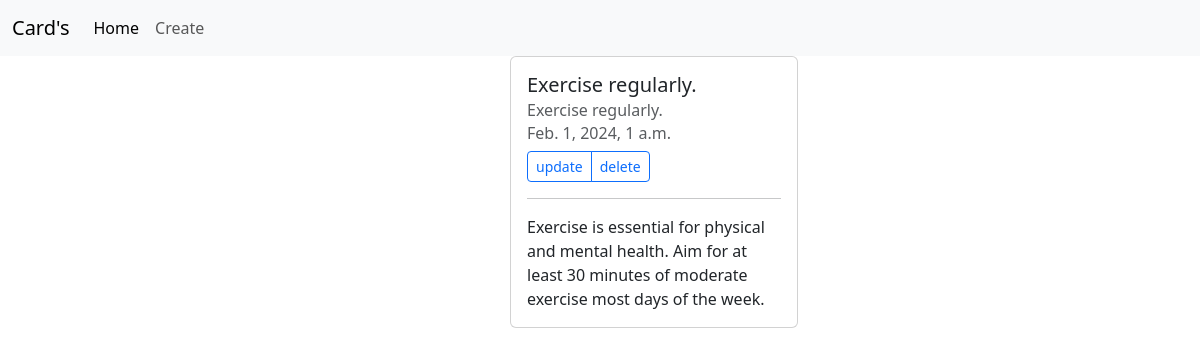
Page /23/post/ on the committed database.
### blog/models.py (models this page shows, shortened)
class Post(models.Model):
    author = models.CharField(max_length=50)
    title = models.CharField(max_length=250, null=True)
    content = models.TextField(null = True)
    publish = models.DateTimeField(auto_now_add=True)
    class Meta:
        ordering = ['-publish']

### blog/views.py (the view)
# urls.py: path('<int:pk>/post/', DetailPostView.as_view(), name="detail"),
class DetailPostView(DetailView):
    model = Post
    template_name = "posts/detail_post.html"

### templates/posts/detail_post.html
{% extends "base.html" %}
{% block content %}
<div class="row">
    <div class="col-5 offset-5">
        <div class="card" style="width: 18rem;">
            <div class="card-body">
            <h5 class="card-title">{{post.title}}</h5>
            <h6 class="card-subtitle mb-2 text-body-secondary">{{post.title}}</h6>
            <h6 class="card-subtitle mb-2 text-body-secondary">{{post.publish}}</h6>
            <div class="btn-group btn-group-sm" role="group" aria-label="Small button group">
                <a type="button" class="btn btn-outline-primary" href="{% url "update" post.pk %}">update</a>
                <a type="button" class="btn btn-outline-primary" href="{% url "delete" post.pk %}">delete</a>
              </div>
            <hr>
            <p class="card-text">{{ post.content }}</p>
            </div>
        </div>
    </div>
</div>
{% endblock content %}

### rows in the picture
Post: title "Exercise regularly.", publish "Feb. 1, 2024, 1 a.m.", content "Exercise is essential for physical and mental health. Aim for at least 30 minutes of moderate exercise most days of the week."
